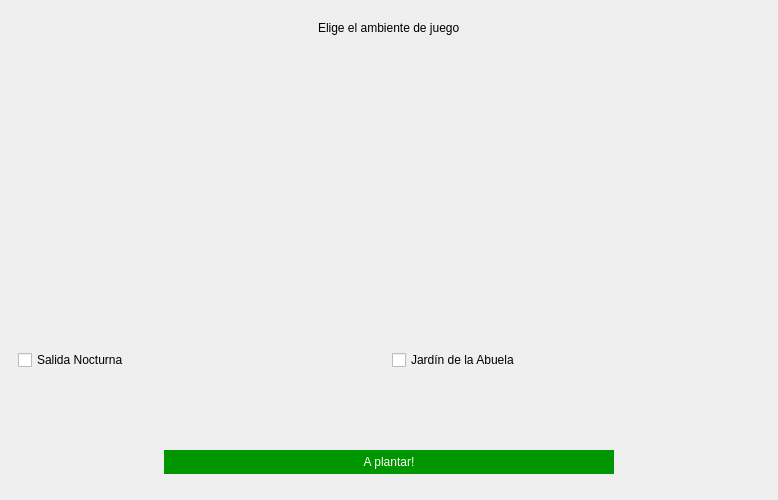
<?xml version="1.0" encoding="UTF-8"?>
<ui version="4.0">
 <class>MainWindow</class>
 <widget class="QMainWindow" name="MainWindow">
  <property name="geometry">
   <rect>
    <x>0</x>
    <y>0</y>
    <width>778</width>
    <height>500</height>
   </rect>
  </property>
  <property name="minimumSize">
   <size>
    <width>400</width>
    <height>400</height>
   </size>
  </property>
  <property name="maximumSize">
   <size>
    <width>1000</width>
    <height>1000</height>
   </size>
  </property>
  <property name="windowTitle">
   <string>MainWindow</string>
  </property>
  <widget class="QWidget" name="centralwidget">
   <layout class="QGridLayout" name="gridLayout">
    <item row="0" column="0">
     <widget class="QWidget" name="verticalWidget" native="true">
      <property name="maximumSize">
       <size>
        <width>16777215</width>
        <height>50</height>
       </size>
      </property>
      <layout class="QVBoxLayout" name="verticalLayout_2">
       <property name="bottomMargin">
        <number>20</number>
       </property>
       <item alignment="Qt::AlignHCenter">
        <widget class="QLabel" name="label">
         <property name="maximumSize">
          <size>
           <width>200</width>
           <height>20</height>
          </size>
         </property>
         <property name="text">
          <string>Elige el ambiente de juego</string>
         </property>
        </widget>
       </item>
      </layout>
     </widget>
    </item>
    <item row="2" column="0">
     <widget class="QWidget" name="widget" native="true">
      <property name="maximumSize">
       <size>
        <width>16777215</width>
        <height>50</height>
       </size>
      </property>
      <layout class="QVBoxLayout" name="verticalLayout_6">
       <property name="leftMargin">
        <number>150</number>
       </property>
       <property name="topMargin">
        <number>1</number>
       </property>
       <property name="rightMargin">
        <number>150</number>
       </property>
       <item>
        <widget class="QPushButton" name="boton_plantar">
         <property name="styleSheet">
          <string notr="true">background-color: rgb(0,150,0);
color: white;
border-radius: rounded 50px;
padding: 5px;
margin: 5px;</string>
         </property>
         <property name="text">
          <string>A plantar!</string>
         </property>
        </widget>
       </item>
      </layout>
     </widget>
    </item>
    <item row="1" column="0">
     <widget class="QWidget" name="widget" native="true">
      <layout class="QVBoxLayout" name="verticalLayout">
       <property name="spacing">
        <number>-1</number>
       </property>
       <item>
        <layout class="QHBoxLayout" name="horizontalLayout">
         <item>
          <layout class="QVBoxLayout" name="verticalLayout_3">
           <item>
            <widget class="QLabel" name="label_nocturno">
             <property name="text">
              <string/>
             </property>
            </widget>
           </item>
           <item>
            <widget class="QCheckBox" name="boton_nocturno">
             <property name="text">
              <string>Salida Nocturna</string>
             </property>
            </widget>
           </item>
          </layout>
         </item>
         <item>
          <layout class="QVBoxLayout" name="verticalLayout_4">
           <item>
            <widget class="QLabel" name="label_abuela">
             <property name="text">
              <string/>
             </property>
            </widget>
           </item>
           <item>
            <widget class="QCheckBox" name="boton_abuela">
             <property name="text">
              <string>Jardín de la Abuela</string>
             </property>
            </widget>
           </item>
          </layout>
         </item>
        </layout>
       </item>
       <item>
        <widget class="QLabel" name="label_error">
         <property name="maximumSize">
          <size>
           <width>16777215</width>
           <height>50</height>
          </size>
         </property>
         <property name="text">
          <string/>
         </property>
        </widget>
       </item>
      </layout>
     </widget>
    </item>
   </layout>
  </widget>
 </widget>
 <resources/>
 <connections/>
</ui>
